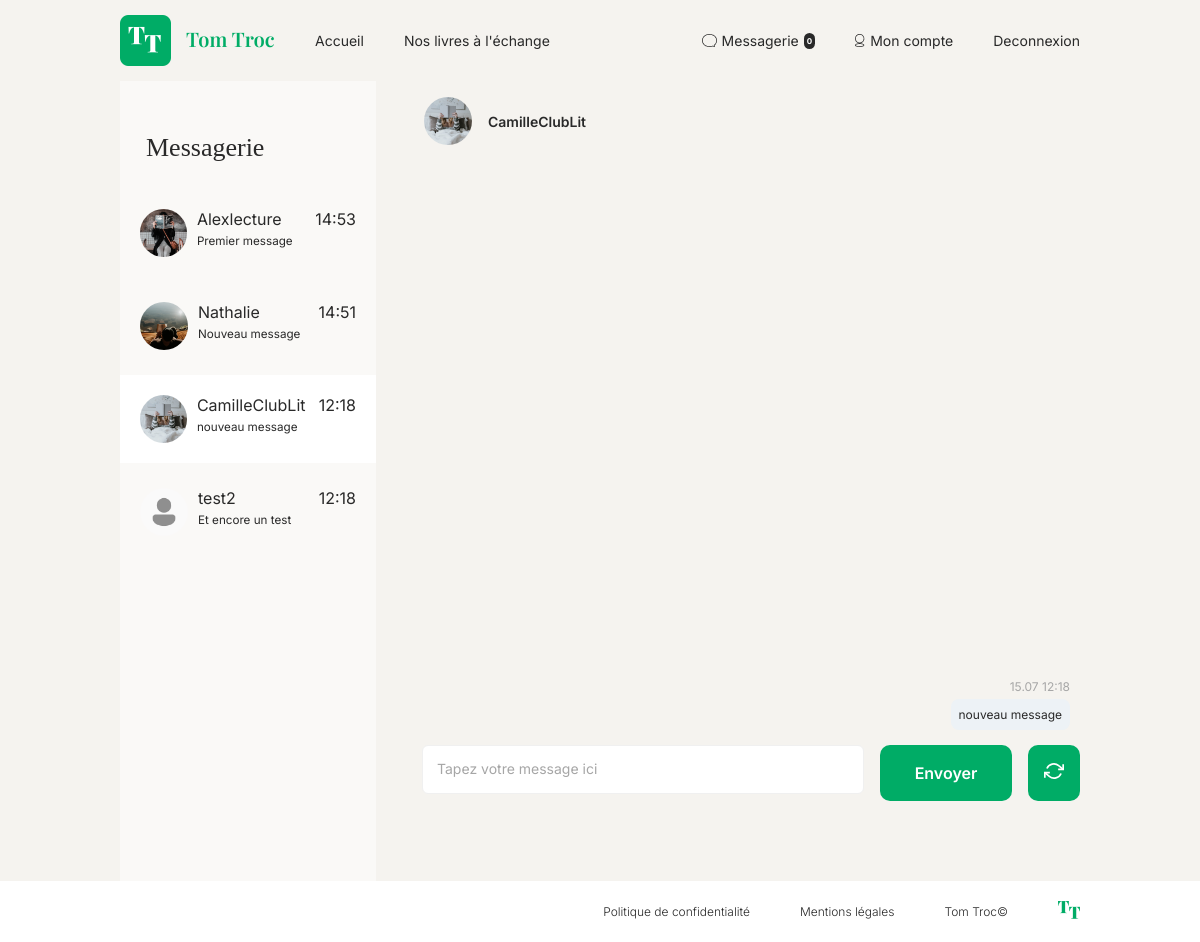
Screenshot of /index.php?action=messages&user=1 (signed in) with the database file from the repository.
### tables this page shows
CREATE TABLE `messages` (
  `id` int(11) NOT NULL,
  `sender_id` int(11) DEFAULT NULL,
  `receiver_id` int(11) DEFAULT NULL,
  `content` text NOT NULL,
  `created_at` datetime DEFAULT current_timestamp(),
  `is_read` tinyint(1) DEFAULT 0
);

CREATE TABLE `users` (
  `id` int(11) NOT NULL,
  `nickname` varchar(100) NOT NULL,
  `email` varchar(255) NOT NULL,
  `password` varchar(255) NOT NULL,
  `profile_picture_path` varchar(255) DEFAULT NULL,
  `created_at` datetime DEFAULT current_timestamp(),
  `updated_at` datetime DEFAULT NULL ON UPDATE current_timestamp(),
  `status` varchar(8) NOT NULL DEFAULT 'actif'
);

### app/Core/View.php (called while the page is built, shortened)
<?php
class View
{
    private function buildViewPath(string $viewName): string
    {
        return __DIR__ . '/../Views/' . $viewName . '.php';
    }
    private function _renderViewFromTemplate(string $viewPath, array $params = []): string
    {
        if (file_exists($viewPath)) {
            extract($params);
            require($viewPath);
            return ob_get_clean();
        } else {
            throw new \Exception("La vue '$viewPath' est introuvable");
        }
    }
    public function render(string $viewName, array $params = [] ): void
    {
        $viewPath = $this->buildViewPath($viewName);
        $content = $this->_renderViewFromTemplate($viewPath, $params);
        require(__DIR__.'/../Views/main.php');
    }
}

### app/Controllers/MailController.php (called while the page is built, shortened)
<?php
class MailController
{
    private MessageManager $messageManager;
    private UserManager $userManager;
    public function __construct()
    {
        $this->messageManager = new MessageManager();
        $this->userManager = new UserManager();
    }
    public function showMessages(): void
    {
        $userId = Auth::getLoggedUserId();
        $otherUserId = filter_var(Utils::request('user'), FILTER_VALIDATE_INT);
        try {
            $otherUser = null;
            if ($otherUserId) {
                $otherUser = $this->userManager->getUserById($otherUserId);
            }
            $conversations = $this->messageManager->getUserConversations($userId);
            $messages = [];
            if ($otherUserId) {
                $messages = $this->messageManager->getConversation($userId, $otherUserId);
                $this->messageManager->markAsRead($userId, $otherUserId);
            }
            (new View())->render('mailBox', [
                'conversations' => $conversations,
                'messages' => $messages,
                'userId' => $userId,
                'otherUserId' => $otherUserId,
                'otherUser' => $otherUser
            ]);
        } catch (\Exception $e) {
            Utils::redirectWithMessage("home", $e->getMessage());
        }
    }
}

### app/Core/Router.php (called while the page is built, shortened)
<?php
class Router
{
    public function handleRequest(): void
    {
        $action = Utils::request('action', 'home');
        switch ($action) {
            case 'messages':
                $mailController = new MailController();
                $mailController->showMessages();
                break;
        }
    }
}

### public/index.php (called while the page is built, shortened)
<?php
try {
    $router = new Router();
    $router->handleRequest();
} catch (Exception $error) {
    $errorView = new View();
    $errorView->render('errorPage', ['errorMessage' => $error->getMessage() ]);
}

### app/Core/DBManager.php (called while the page is built, shortened)
<?php
class DBManager
{
    private static $instance;
    private $db;
    private function __construct()
    {
        $this->db = new PDO('mysql:host='.$_ENV['DB_HOST'].';dbname='.$_ENV['DB_NAME'].';charset=utf8',$_ENV['DB_USER'],$_ENV['DB_PASS']);
        $this->db->setAttribute(PDO::ATTR_ERRMODE, PDO::ERRMODE_EXCEPTION);
        $this->db->setAttribute(PDO::ATTR_DEFAULT_FETCH_MODE, PDO::FETCH_ASSOC);
    }
    public static function getInstance(): DBManager
    {
        if (!self::$instance) {
            self::$instance = new DBManager;
        }
        return self::$instance;
    }
    public function query(string $sql, ?array $params = null): PDOStatement
    {
        if ($params == null) {
            $query = $this->db->query($sql);
        } else {
            $query = $this->db->prepare($sql);
            $query->execute($params);
        }
        return $query;
    }
}

### app/Services/Auth.php (called while the page is built, shortened)
<?php
class Auth
{
    public static function getLoggedUserId(): ?int
    {
        return (int) $_SESSION['id'];
    }
}

### app/Repositories/AbstractRepository.php (called while the page is built, shortened)
<?php
abstract class AbstractRepository
{
    public function __construct()
    {
        $this->db = DBManager::getInstance();
    }
}

### app/Repositories/MessageManager.php (called while the page is built, shortened)
<?php
class MessageManager extends AbstractRepository
{
    public function getUserConversations(int $userId): array
    {
        try {
            $sql = "SELECT
                    m.*,
                    u.id AS user_id,
                    u.nickname,
                    u.profile_picture_path
                    FROM messages m
                    JOIN users u
                        ON u.id = IF(m.sender_id = :userId, m.receiver_id, m.sender_id)
                    JOIN (
                        SELECT
                            IF(sender_id = :userId, receiver_id, sender_id) AS other_user_id,
                            MAX(created_at) as max_date
                        FROM messages
                        WHERE sender_id = :userId OR receiver_id = :userId
                        GROUP BY other_user_id
                    ) last_msg
                        ON last_msg.other_user_id = u.id
                        AND m.created_at = last_msg.max_date
                    ORDER BY m.created_at DESC";
            $result = $this->db->query($sql, ['userId' => $userId]);
            $conversations = [];
            while ($row = $result->fetch()) {
                $userData = [
                    'id' => $row['user_id'],
                    'nickname' => $row['nickname'],
                    'profile_picture_path' => $row['profile_picture_path']
                ];
                unset($row['user_id'], $row['nickname'], $row['profile_picture_path']);
                $message = new Message($row);
                $otherUser = new User($userData);
                $message->setOtherUser($otherUser);
                $conversations[] = $message;
            }
            return $conversations;
        } catch (\PDOException $e) {
            throw new \Exception("Impossible de récupérer les conversations");
        }
    }
    public function getConversation(int $user1, int $user2): array
    {
        try {
            $sql = "SELECT *
                    FROM `messages`
                    WHERE (`sender_id` = :user1 AND `receiver_id` = :user2)
                    OR (`sender_id` = :user2 AND `receiver_id` = :user1)
                    ORDER BY `created_at` ASC";
            $result = $this->db->query($sql, [
                'user1' => $user1,
                'user2' => $user2
            ]);
            return $this->hydrateMessagesFromResult($result);
        } catch (\PDOException $e) {
            throw new \Exception("Impossible de récupérer la conversation");
        }
    }
    public function markAsRead(int $userId, int $otherUserId): void
    {
        try {
            $sql = "UPDATE `messages`
                    SET `is_read` = 1
                    WHERE `receiver_id` = :userId
                    AND `sender_id` = :otherUserId
                    AND `is_read` = 0";
            $this->db->query($sql, [
                'userId' => $userId,
                'otherUserId' => $otherUserId
            ]);
        } catch (\PDOException $e) {
            throw new \Exception("Impossible de marquer les messages comme lus");
        }
    }
    private function hydrateMessagesFromResult(\PDOStatement $result): array
    {
        $messages = [];
        while ($row = $result->fetch()) {
            $messages[] = new Message($row);
        }
        return $messages;
    }
}

### app/Models/AbstractModel.php (called while the page is built, shortened)
<?php
abstract class AbstractModel
{
    protected int $id = -1;
    protected function hydrate(array $data) : void
    {
        foreach ($data as $key => $value) {
            $method = 'set' . str_replace('_', '', ucwords($key, '_'));
        }
    }
    public function setId(int $id) : void
    {
        $this->id = $id;
    }
    public function getId() : int
    {
        return $this->id;
    }
}

### app/Models/Message.php (called while the page is built, shortened)
<?php
class Message extends AbstractModel
{
    private int $senderId;
    private string $content = "";
    private ?DateTime $createdAt = null;
    private ?User $otherUser = null;
    public function setSenderId(int $senderId): void
    {
        $this->senderId = $senderId;
    }
    public function getSenderId(): int
    {
        return $this->senderId;
    }
    public function setContent(string $content): void
    {
        $this->content = $content;
    }
    public function getContent(): string
    {
        return $this->content;
    }
    public function setCreatedAt(string|DateTime $createdAt, string $format = 'Y-m-d H:i:s'): void
    {
        if (is_string($createdAt)) {
            $createdAt = DateTime::createFromFormat($format, $createdAt);
        }
        $this->createdAt = $createdAt;
    }
    public function getCreatedAt(): DateTime
    {
        return $this->createdAt;
    }
    public function setOtherUser(User $user): void
    {
        $this->otherUser = $user;
    }
    public function getOtherUser(): ?User
    {
        return $this->otherUser;
    }
}

### app/Models/User.php (called while the page is built, shortened)
<?php
class User extends AbstractModel
{
    private string $nickname = "";
    private ?string $profilePicturePath = "";
    public function setNickname(string $nickname): void
    {
        $this->nickname = $nickname;
    }
    public function getNickname(): string
    {
        return $this->nickname;
    }
    public function setProfilePicturePath(?string $profilePicturePath): void
    {
        $this->profilePicturePath = $profilePicturePath;
    }
    public function getProfilePicturePath(): string
    {
        return $this->profilePicturePath;
    }
}

### app/Services/Utils.php (called while the page is built, shortened)
<?php
class Utils
{
    public static function request(string $variableName, mixed $defaultValue = null): mixed
    {
        return $_REQUEST[$variableName] ?? $defaultValue;
    }
    public static function convertDateFormat(DateTime $date) : string
    {
        $dateFormatter = new IntlDateFormatter('fr_FR', IntlDateFormatter::FULL, IntlDateFormatter::FULL);
        $dateFormatter->setPattern('dd.MM HH:mm');
        return $dateFormatter->format($date);
    }
    public static function convertDateFormatHour(DateTime $date) : string
    {
        $dateFormatter = new IntlDateFormatter('fr_FR', IntlDateFormatter::FULL, IntlDateFormatter::FULL);
        $dateFormatter->setPattern('HH:mm');
        return $dateFormatter->format($date);
    }
}

### app/Repositories/UserManager.php (called while the page is built, shortened)
<?php
class UserManager extends AbstractRepository
{
    public function getUserById(int $id): ?User
    {
        try {
            $sql = "SELECT * FROM `users`
                    WHERE `id` = :id";
            $result = $this->db->query($sql, [
                'id' => $id
            ]);
            $user = $result->fetch();
            return $user ? new User($user) : null;
        } catch (\PDOException $e) {
            throw new \Exception("Impossible de récupérer l'utilisateur");
        }
    }
}

### app/Views/mailBox.php (the view, shortened to what this page needs)
<section id="mail-box-section">
    <div class="messaging">
        <div class="conversations">
            <h1>Messagerie</h1>
                <?php foreach ($conversations as $conversation): ?>
                    <?php
                        $convUserId = $conversation->getOtherUser()->getId();
                        $isActive = ($convUserId == $otherUserId);
                    ?>
                    <a href="index.php?action=messages&user=<?= $convUserId ?>">
                        <div class="conversation-card <?= $isActive ? 'active' : '' ?>">
                            <img src="<?= $conversation->getOtherUser()->getProfilePicturePath() ?>" alt="Image de profil utilisateur">
                            <div class="conv-col">
                                <div class="conv-row">
                                    <p><?= htmlspecialchars($conversation->getOtherUser()->getNickname()) ?></p>
                                    <p><?= App\Services\Utils::convertDateFormatHour($conversation->getCreatedAt()) ?></p>
                                </div>
                                <small><?= htmlspecialchars(substr($conversation->getContent(), 0, 30)) ?></small>
                            </div>
                        </div>
                    </a>
                <?php endforeach; ?>
        </div>
        <div class="chat">
            <?php if ($messages): ?>
            <div id="messages-header">
                <img src="<?= $otherUser->getProfilePicturePath() ?>" alt="image de profil utilisateur">
                <h2><?= $otherUser->getNickname() ?></h2>
            </div>
            <?php endif; ?>
                <div class="messages">
                    <?php foreach ($messages as $message): ?>
                        <div class="<?= $message->getSenderId() === $userId ? 'sent' : 'received' ?>">
                            <div class="subMessage">
                                <p><?= App\Services\Utils::convertDateFormat($message->getCreatedAt()) ?></p>
                            </div>
                            <p class="message"><?= htmlspecialchars($message->getContent()) ?></p>
                        </div>
                    <?php endforeach; ?>
                </div>
                <?php if ($otherUserId): ?>
                <form method="POST" action="index.php?action=sendMessage" class="send-form">
                    <textarea name="content" placeholder="Tapez votre message ici" required></textarea>
                    <button type="submit">Envoyer</button>
                    <?php if ($otherUserId): ?>
                        <a href="index.php?action=messages&user=<?= $otherUserId ?>">
                            <svg xmlns="http://www.w3.org/2000/svg" width="20" height="20" viewBox="0 0 24 24" fill="none" stroke="currentColor" stroke-width="2">
                                <path d="M23 4v6h-6"></path>
                                <path d="M1 20v-6h6"></path>
                                <path d="M3.51 9a9 9 0 0114.13-3.36L23 10M1 14l5.37 4.36A9 9 0 0020.49 15"></path>
                            </svg>
                        </a>
                    <?php endif; ?>
                </form>
                <?php else: ?>
                    <div class="no-conversation">
                        <p>Sélectionnez une conversation pour envoyer un message</p>
                    </div>
                <?php endif; ?>
        </div>
    </div>
</section>

### rows the page displays
messages: receiver.profile_picture_path (picture), receiver.nickname "Alexlecture", created_at "14:53", content "Premier message"
messages: receiver.profile_picture_path (picture), receiver.nickname "Nathalie", created_at "14:51", content "Nouveau message"
messages: created_at "12:18", content "nouveau message", created_at "15.07 12:18"
messages: receiver.profile_picture_path (picture), receiver.nickname "test2", created_at "12:18", content "Et encore un test"
users: profile_picture_path (picture), nickname "CamilleClubLit"

### other values shown
$unreadCount "0"
$conversation->getOtherUser()->getNickname() "CamilleClubLit"
